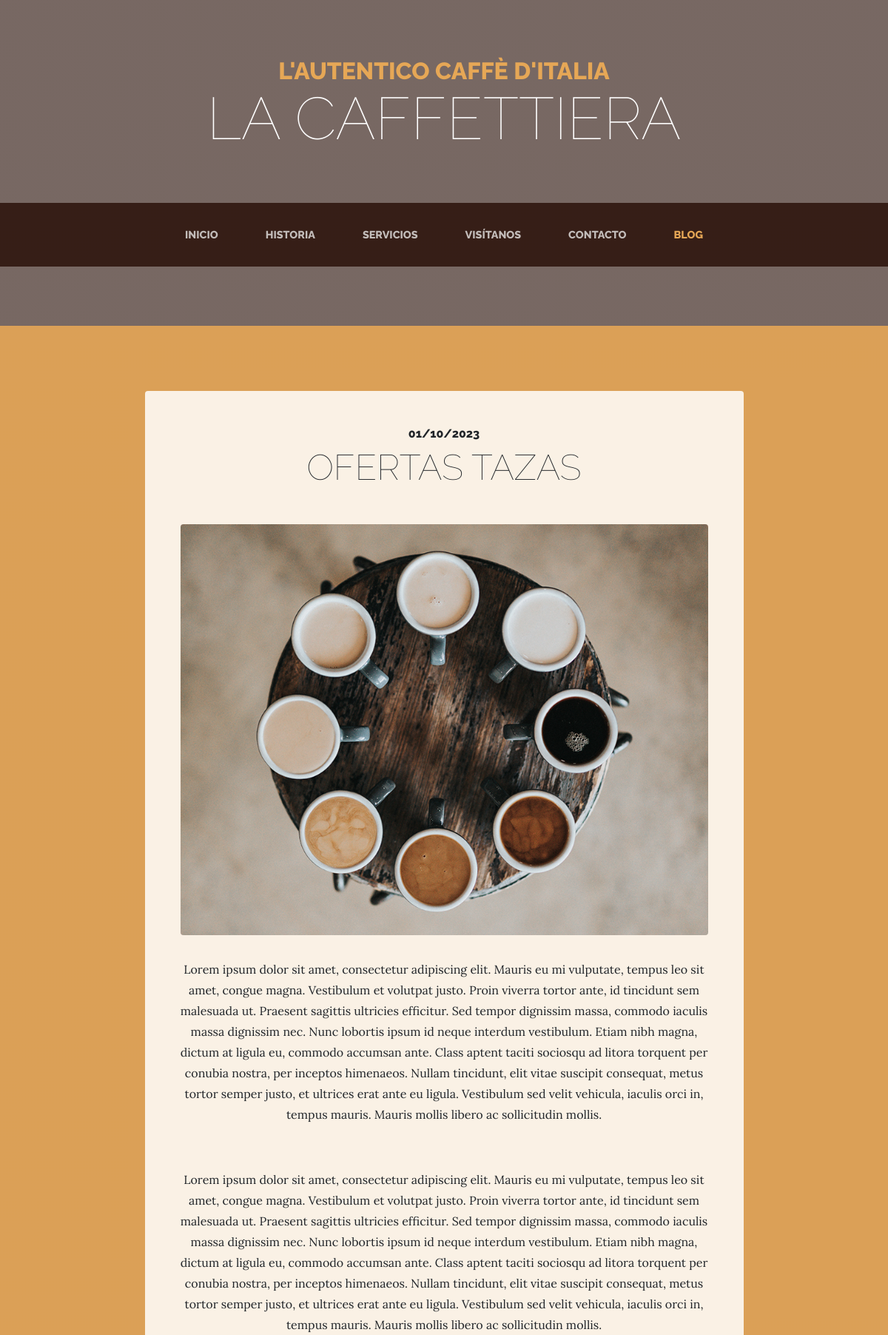
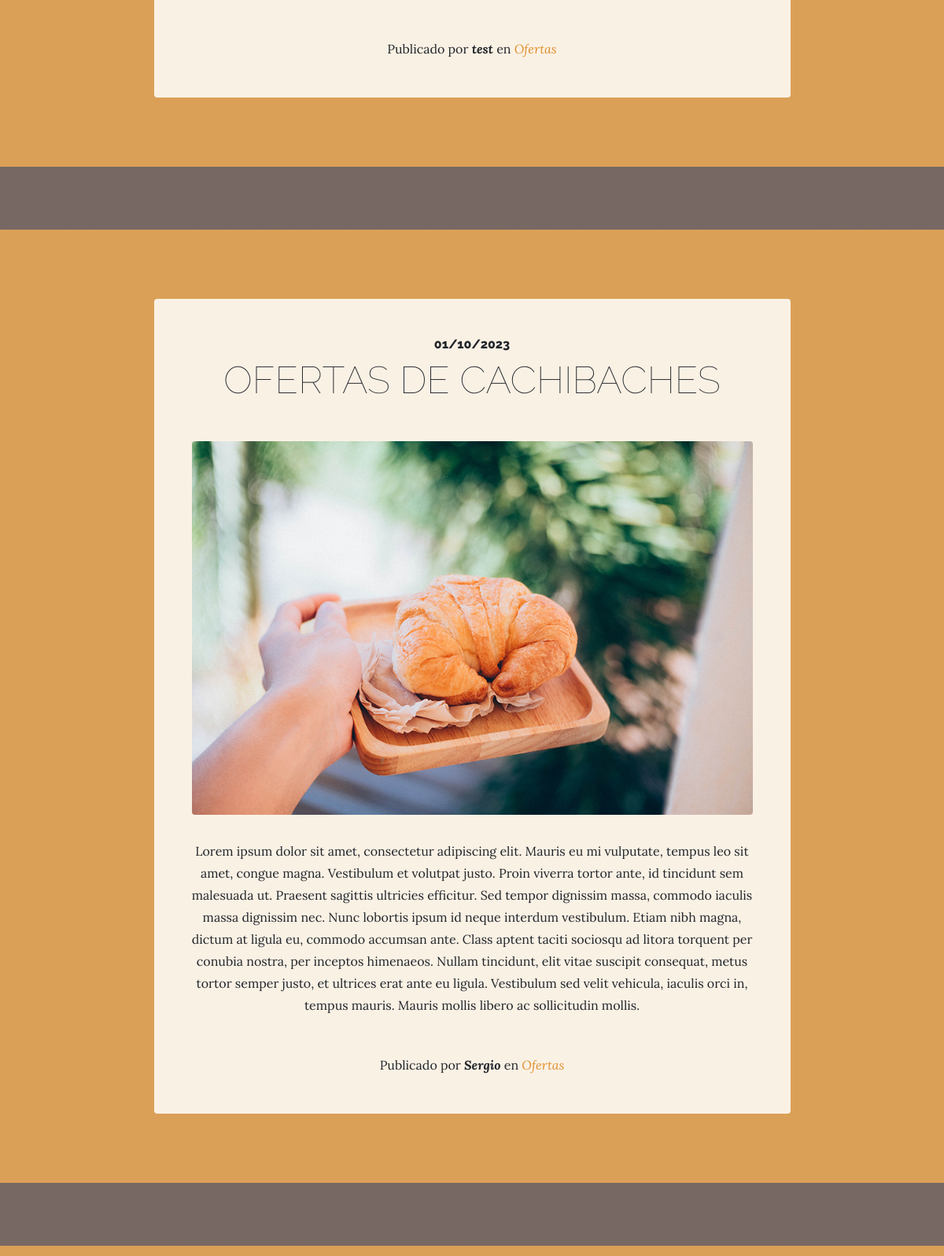
Screenshot of /blog/ (upper part) with the database file from the repository (2 pictures, top to bottom).
### blog/models.py (models this page shows, shortened)
class Post(models.Model):
    title = models.CharField(max_length=200, verbose_name="Título")
    content = RichTextField(verbose_name="Contenido")
    published = models.DateTimeField(verbose_name="Fecha de publicación", default=now)
    image = models.ImageField(verbose_name="Imagen", upload_to="blog", null=True, blank=True)
    author = models.ForeignKey(User, verbose_name="Autor", on_delete=models.CASCADE)
    categories = models.ManyToManyField(Category, verbose_name="Categorías", related_name="get_posts")
    created = models.DateTimeField(auto_now_add=True, verbose_name="Fecha de creación")
    updated = models.DateTimeField(auto_now=True, verbose_name="Fecha de actualización")
    class Meta:
        verbose_name = "entrada"
        verbose_name_plural = "entradas"
        ordering = ["-created"]

class Category(models.Model):
    name = models.CharField(max_length=200, verbose_name="nombre")
    created = models.DateTimeField(auto_now_add=True, verbose_name="Fecha de creación")
    updated = models.DateTimeField(auto_now=True, verbose_name="Fecha de actualización")
    class Meta:
        verbose_name = "categoría"
        verbose_name_plural = "categorías"
        ordering = ["-created"]

### blog/views.py (the view)
# urls.py: 2. Add a URL to urlpatterns:  path('blog/', include('blog.urls'))
def blog(request):
    posts = Post.objects.all()
    return render(request=request,
                  template_name="blog/blog.html",
                  context={"posts": posts})

### pages/templatetags/pages_extras.py (called while the page is built)
@register.simple_tag
def get_page_list():
    pages = Page.objects.all()
    return pages

### social/processors.py (called while the page is built)
def ctx_dict(request):
    ctx = {}
    for link in Link.objects.all():
        ctx[link.key] = link.url
    return ctx

### templates/blog/blog.html (shortened to what this page needs)
{% extends 'core/base.html' %}
{% load static %}
{% block content %}
    {% for post in posts %}
        <section class="page-section cta">
          <div class="container">
            <div class="row">
              <div class="col-xl-9 mx-auto">
                <div class="cta-innerv text-center rounded">
                  <h2 class="section-heading mb-5">
                    <span class="section-heading-upper">{{ post.published |date:"SHORT_DATE_FORMAT"}}</span>
                    <span class="section-heading-lower">{{ post.title }}</span>
                  </h2>
                  <p class="mb-0">
                    <img class="mx-auto d-flex rounded img-fluid mb-3 mb-lg-0" src="{{ post.image.url }}" alt="">
                  </p>
                  <p class="mb-0 mbt"> {{ post.content |safe}}</p>
                  <p class="mb-0 mbt">
                    <span class="section-heading-under">Publicado por <em><b>{{ post.author }}</b></em> en
                        <em>
                            {% for category in  post.categories.all %}
                            <a href="{% url 'category' category.id %}" class="link" >{{ category.name }}</a> {% if not forloop.last %}, {% endif %}
                            {% endfor %}
                        </em>
                    </span>
                  </p>
                </div>
              </div>
            </div>
          </div>
        </section>
    {% endfor %}
{% endblock %}

### core/static/core/css/business-casual.css (style rules this page uses)
body { font-family: 'Lora'; background: linear-gradient(rgba(47, 23, 15, 0.65), rgba(47, 23, 15, 0.65)), url("../img/bg.jpg"); background-attachment: fixed; background-position: center; background-size: cover; }
h1, h2, h3, h4, h5, h6 { font-family: 'Raleway'; }
p { line-height: 1.75; }
.page-section { margin-top: 5rem; margin-bottom: 5rem; }
.section-heading { text-transform: uppercase; }
.section-heading .section-heading-upper { display: block; font-size: 1rem; font-weight: 800; padding-bottom:.5rem; }
.section-heading .section-heading-lower { display: block; font-size: 3rem; font-weight: 100; }
.cta { padding-top: 5rem; padding-bottom: 5rem; background-color: rgba(230, 167, 86, 0.9); }
.cta .cta-innerv { position: relative; padding: 3rem; margin: 0.5rem; background-color: rgba(255, 255, 255, 0.85); }
.mbt { padding-top: 2rem; }
a.link { color: #df902a; }

### rows the page displays
Post: published "01/10/2023", title "OFERTAS TAZAS", image (picture), content "Lorem ipsum dolor sit amet, consectetur adipiscing elit. Mauris eu mi vulputate, tempus leo sit amet, congue magna. Vestibulum et volutpat justo. Proin viverra tortor ante, id tincidunt sem malesuada ut. Praesent sagittis ultricies efficitur. Sed tempor dignissim massa, commodo iaculis massa dignissim nec. Nunc lobortis ipsum id neque interdum vestibulum. Etiam nibh magna, dictum at ligula eu, commodo accumsan ante. Class aptent taciti sociosqu ad litora torquent per conubia nostra, per inceptos himenaeos. Nullam tincidunt, elit vitae suscipit consequat, metus tortor semper justo, et ultrices erat ante eu ligula. Vestibulum sed velit vehicula, iaculis orci in, tempus mauris. Mauris mollis…", author "test"
Category: name "Ofertas"
Post: published "01/10/2023", title "OFERTAS DE CACHIBACHES", image (picture), content "Lorem ipsum dolor sit amet, consectetur adipiscing elit. Mauris eu mi vulputate, tempus leo sit amet, congue magna. Vestibulum et volutpat justo. Proin viverra tortor ante, id tincidunt sem malesuada ut. Praesent sagittis ultricies efficitur. Sed tempor dignissim massa, commodo iaculis massa dignissim nec. Nunc lobortis ipsum id neque interdum vestibulum. Etiam nibh magna, dictum at ligula eu, commodo accumsan ante. Class aptent taciti sociosqu ad litora torquent per conubia nostra, per inceptos himenaeos. Nullam tincidunt, elit vitae suscipit consequat, metus tortor semper justo, et ultrices erat ante eu ligula. Vestibulum sed velit vehicula, iaculis orci in, tempus mauris. Mauris mollis…", author "Sergio"
